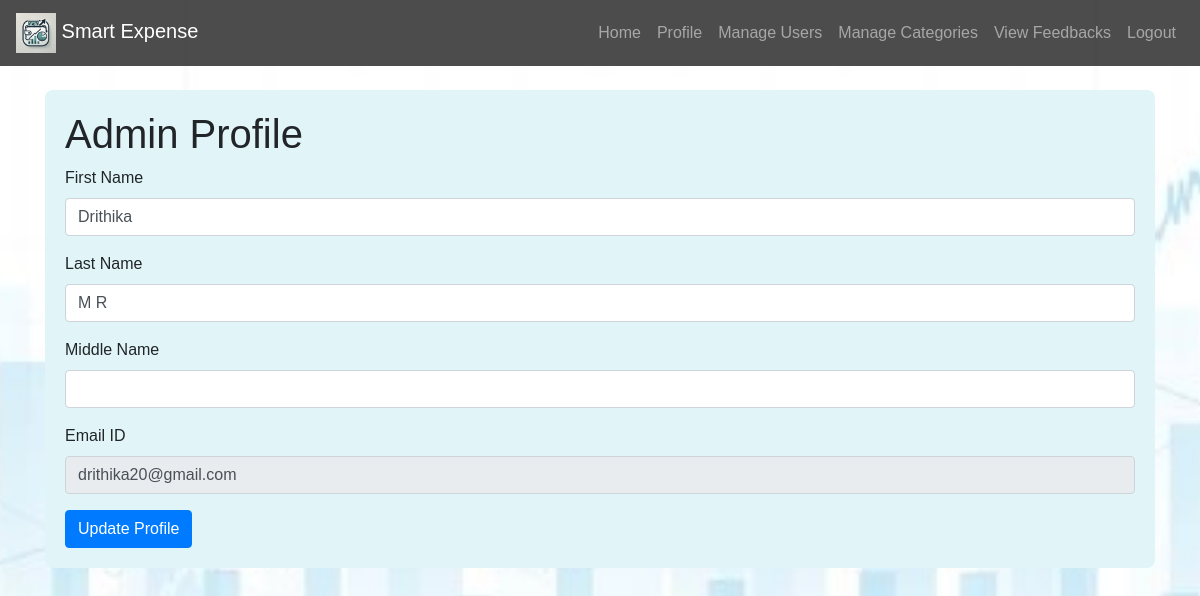
/admin_profile (signed in), run on the app's committed database.
### tables this page shows
CREATE TABLE users (uId INTEGER PRIMARY KEY, firstName TEXT (50), lastName TEXT (50), middleName TEXT (50), emailId TEXT (50) UNIQUE, password TEXT (50), overallBudget INTEGER (100), securityAnswerOne TEXT (50), securityAnswerTwo TEXT (50), creation_date DATE, is_admin INTEGER DEFAULT 0);

### app.py (the view, shortened to what this page needs)
@login_required
@app.route("/admin_profile", methods=["GET", "POST"])
def admin_profile():
    if "user_id" not in session:
        return redirect(url_for("index"))
    user_email = session["user_id"]
    db = get_db()
    user = db.execute(
        "SELECT firstName, lastName, middleName, emailId FROM users WHERE uId = ?",
        (user_email,),
    ).fetchone()
    db.close()
    html = render_template("admin_profile.html", user=user)
    response = make_response(html)
    response.headers["Cache-Control"] = (
        "no-store, no-cache, must-revalidate, post-check=0, pre-check=0, max-age=0"
    )
    response.headers["Pragma"] = "no-cache"
    response.headers["Expires"] = "0"
    return response

### app.py (called while the page is built)
def get_db():
    conn = sqlite3.connect(DATABASE, timeout=10)
    conn.row_factory = sqlite3.Row
    return conn

@login_manager.user_loader
def load_user(user_id):
    db = get_db()
    user = db.execute("SELECT * FROM users WHERE uId = ?", (user_id,)).fetchone()
    if user:
        return User(user["uId"], user["emailId"], user["is_admin"])
    return None

@app.context_processor
def inject_notifications_and_reminders():
    return dict(
        unread_notifications=g.unread_notifications,
        unread_reminders=g.unread_reminders,
        notifications=g.notifications,
        reminders=g.reminders,
        all_alerts=g.all_alerts,
    )

@app.after_request
def add_header(response):
    response.headers["Cache-Control"] = (
        "no-store, no-cache, must-revalidate, post-check=0, pre-check=0, max-age=0"
    )
    response.headers["Pragma"] = "no-cache"
    response.headers["Expires"] = "0"
    return response

### templates/admin_profile.html (shortened to what this page needs)
<!DOCTYPE html>
<html lang="en">
<head>
    <link href="https://stackpath.bootstrapcdn.com/bootstrap/4.5.2/css/bootstrap.min.css" rel="stylesheet">
</head>
<body>
    <nav class="navbar navbar-expand-lg navbar-dark fixed-top">
        <a class="navbar-brand" href="#">
            <img src="/static/logo.png" alt="Logo"> Smart Expense
        </a>
        <div class="collapse navbar-collapse" id="navbarNav">
            <ul class="navbar-nav ml-auto">
                <li class="nav-item"><a class="nav-link" href="/admin_dashboard">Home</a></li>
                <li class="nav-item"><a class="nav-link" href="/admin_profile">Profile</a></li>
                <li class="nav-item"><a class="nav-link" href="/manage_users">Manage Users</a></li>
                <li class="nav-item"><a class="nav-link" href="/manage_categories">Manage Categories</a></li>
                <li class="nav-item"><a class="nav-link" href="/view_feedbacks">View Feedbacks</a></li>
                <li class="nav-item"><a class="nav-link" href="/logout">Logout</a></li>
            </ul>
        </div>
    </nav>
    <div class="container" style="padding-top: 70px;">
        <div class="profile-content">
            <h1>Admin Profile</h1>
            <form method="POST" action="/admin_profile">
                <div class="form-group">
                    <label for="first_name">First Name</label>
                    <input type="text" class="form-control" id="first_name" name="first_name" value="{{ user.firstName }}" required>
                </div>
                <div class="form-group">
                    <label for="last_name">Last Name</label>
                    <input type="text" class="form-control" id="last_name" name="last_name" value="{{ user.lastName }}" required>
                </div>
                <div class="form-group">
                    <label for="middle_name">Middle Name</label>
                    <input type="text" class="form-control" id="middle_name" name="middle_name" value="{{ user.middleName if user.middleName is not none else '' }}">
                </div>
                <div class="form-group">
                    <label for="email_id">Email ID</label>
                    <input type="text" class="form-control" id="email_id" name="email_id" value="{{ user.emailId }}" readonly>
                </div>
                <button type="submit" class="btn btn-primary">Update Profile</button>
            </form>
        </div>
    </div>
</body>
</html>

### data on the page
users: first_name "Drithika", last_name "M R", email_id "drithika20@gmail.com"
